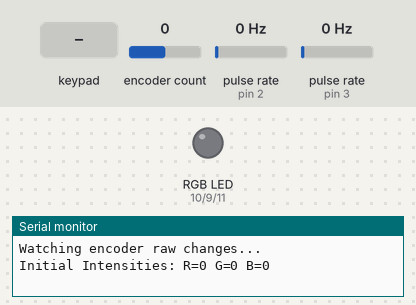
Bench run of a sketch on a simulated Arduino Uno, built with avr-gcc and run on an emulated ATmega328P. Parts: an RGB LED mixed from three pins (HIGH = lit), the last lines printed to the serial monitor. Wiring (inferred from the names in the program): 2 × pulse sensor: data pin 2 / data pin 3. The test bench sets the inputs (shaded band); at power-on: encoder count 0, pulse rate (sensors on pin 2, pin 3) 0 Hz. Dim RGB values are drawn brighter than linear.

Above: at 1.3 s.
1.4 s: encoder count set to 1
At 3.84 s:
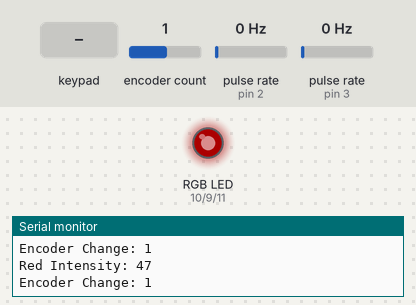
4.4 s: encoder count set to 2
At 5.37 s:
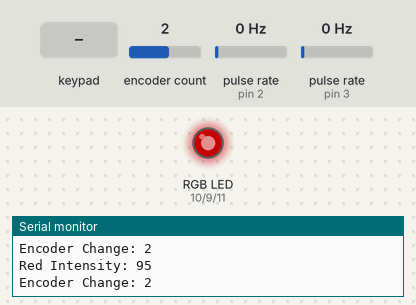
7.4 s: key '1' pressed
At 7.4 s:
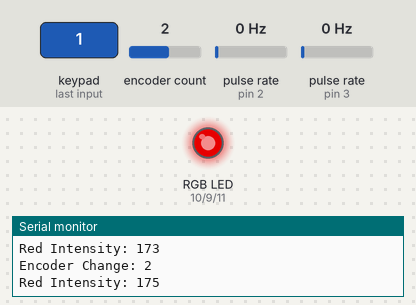
8.9 s: encoder count set to 6
At 11.3 s:
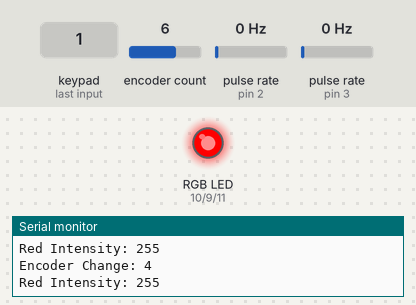
11.9 s: key '4' pressed
14.9 s: key '2' pressed
Timing chart, 0 to 17.4 s (numbered marks = the images above; inputs shaded):
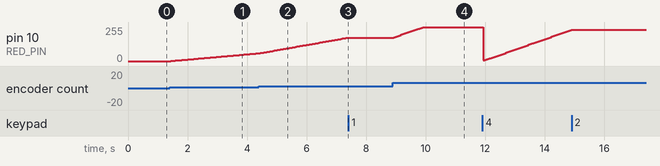

The sketch:

Day_20_Creative_Day_4_color_changing_control.ino
```cpp
// Explicitly include Arduino.h
#include "Arduino.h"

// Include Keypad library
#include <Keypad.h>

// Include BasicEncoder library file
// Make sure you have this library installed
#include <BasicEncoder.h>

// --- Pin Definitions ---

// Rotary Encoder Pins (MUST use interrupt pins 2 and 3 for BasicEncoder)
const byte ENCODER_CLK_PIN = 2; // Interrupt pin connected to encoder CLK
const byte ENCODER_DT_PIN = 3;   // Interrupt pin connected to encoder DT

// RGB LED PWM Pins
const byte BLUE_PIN = 11;   // PWM pin for Red LED leg
const byte RED_PIN = 10; // PWM pin for Green LED leg
const byte GREEN_PIN = 9;    // PWM pin for Blue LED leg

// Keypad Pins
const byte ROWS = 1; // One row
const byte COLS = 4; // Four columns

// Define row and column pins connected to the keypad
const byte ROW_PINS[ROWS] = { 4 };     // Connect to row pin(s)
const byte COL_PINS[COLS] = { 5, 6, 7, 8 }; // Connect to column pins

// --- Keypad Setup ---

// Define the keymap (characters returned when a key is pressed)
// Corresponds to COL_PINS 5, 6, 7, 8
char keys[ROWS][COLS] = {
  {'1', '2', '3', '4'} // '1' for Red, '2' for Green, '3' for Blue, '4' unused
};

// Create Keypad instance
Keypad customKeypad = Keypad(makeKeymap(keys), ROW_PINS, COL_PINS, ROWS, COLS);

// --- Encoder Setup ---

// Create a *single* BasicEncoder instance for the rotary encoder
BasicEncoder encoder(ENCODER_CLK_PIN, ENCODER_DT_PIN);

// --- State Variables ---

// Enum to represent the selected color channel
enum ColorChannel {
  RED,
  GREEN,
  BLUE
};

// Variable to store the currently selected color channel for control
ColorChannel selectedColor = RED; // Start by controlling RED

// Variables to store the current intensity of each color (0-255)
int redIntensity = 0;
int greenIntensity = 0;
int blueIntensity = 0;

// --- Setup Function ---

void setup() {
  // Initialize Serial communication (for debugging)
  Serial.begin(9600);
  Serial.println("RGB LED Control Initialized");
  Serial.println("Press 1 for Red, 2 for Green, 3 for Blue");
  Serial.println("Turn encoder to adjust selected color intensity.");
  Serial.println("Watching encoder raw changes..."); // Added message

  // Set LED pins as OUTPUT
  pinMode(RED_PIN, OUTPUT);
  pinMode(GREEN_PIN, OUTPUT);
  pinMode(BLUE_PIN, OUTPUT);

  // Initialize the LED to be off
  displayColor(0, 0, 0);
  Serial.println("Initial Intensities: R=0 G=0 B=0"); // Print initial state

  // Optional: Initialize encoder value if needed (BasicEncoder starts at 0)
  // encoder.set(0);
  /*
   * Our HERO board allow executing code to be "interrupted" when the value of a pin
   * changes.  These two commands allow us to provide code that is executed whenever
   * the level of a configured pin is changed (as occurs when the rotary encoder is
   * turned).
   *
   * When the rotary encoder is turned (in either direction) our "updateEncoder" function
   * will be executed.  When updateEncoder() completes the code resumes at exactly the
   * place where it was interrupted.
   */
  // Call Interrupt Service Routine (ISR) updateEncoder() when any high/low change
  // is seen on A (DEPTH_CONTROL_CLK_PIN) interrupt  (pin 2), or B (DEPTH_CONTROL_DT_PIN) interrupt (pin 3)
  attachInterrupt(digitalPinToInterrupt(ENCODER_CLK_PIN), updateEncoder, CHANGE);
  attachInterrupt(digitalPinToInterrupt(ENCODER_DT_PIN), updateEncoder, CHANGE);
}

// --- Helper Function: Display Color ---

// Display a color by providing Red, Green and Blue intensities (0-255)
void displayColor(byte red_intensity, byte green_intensity, byte blue_intensity) {
  analogWrite(RED_PIN, red_intensity);   // Set red LED intensity using PWM
  analogWrite(GREEN_PIN, green_intensity); // Set green LED intensity using PWM
  analogWrite(BLUE_PIN, blue_intensity);  // Set blue LED intensity using PWM
}
/*
 * This is our interrupt handler function that we configured in setup().
 * Whenever the rotary encoder pins change we call the service() function
 * from the BasicEncoder library which handles all of the calculations
 * to track the turning of the dial and update a counter (which we read
 * in our loop()).
 */
void updateEncoder() {
  encoder.service();  // Call BasicEncoder library .service()
}

// --- Main Loop ---

void loop() {
  // Check for key press
  char key = customKeypad.getKey();

  if (key) {
    Serial.print("Key pressed: ");
    Serial.println(key);
    switch (key) {
      case '1':
        selectedColor = RED;
        Serial.println("Controlling Red");
        encoder.reset();
        break;
      case '2':
        selectedColor = GREEN;
        Serial.println("Controlling Green");
        encoder.reset();
        break;
      case '3':
        selectedColor = BLUE;
        Serial.println("Controlling Blue");
        encoder.reset();
        break;
      case '4':
        Serial.println("Key 4 pressed ");
        redIntensity = 0;
        blueIntensity = 0;
        greenIntensity = 0;
        displayColor(redIntensity, greenIntensity, blueIntensity);
        break;
    }
  }

  // Read the encoder value and update the selected color intensity
  long encoderChange = encoder.get_count(); // Get the change in encoder steps and reset the counter

  if (encoderChange != 0) {
    Serial.print("Encoder Change: ");
    Serial.println(encoderChange);

    switch (selectedColor) {
      case RED:
        redIntensity = constrain(redIntensity + encoderChange, 0, 255);
        Serial.print("Red Intensity: ");
        Serial.println(redIntensity);
        break;
      case GREEN:
        greenIntensity = constrain(greenIntensity + encoderChange, 0, 255);
        Serial.print("Green Intensity: ");
        Serial.println(greenIntensity);
        break;
      case BLUE:
        blueIntensity = constrain(blueIntensity + encoderChange, 0, 255);
        Serial.print("Blue Intensity: ");
        Serial.println(blueIntensity);
        break;
    }
    displayColor(redIntensity, greenIntensity, blueIntensity);
  }

  // Small delay to prevent excessive reads (optional, but good practice)
  // encoder.reset();
  delay(50);
}
```

Measured:
- after the input at 1.4 s, pin 10 (RED_PIN): moves from 0/255 to 59/255 over 3.0 s, starting at once
- after the input at 7.4 s, pin 10 (RED_PIN): stays 175/255 (without the input it goes to 177/255 after 0.01 s)
- after the input at 8.9 s, pin 10 (RED_PIN): moves from 175/255 to 255/255 over 0.97 s, starting at once
- after the input at 14.9 s, pin 10 (RED_PIN): stays 236/255 (without the input it goes to 240/255 after 0.05 s)
